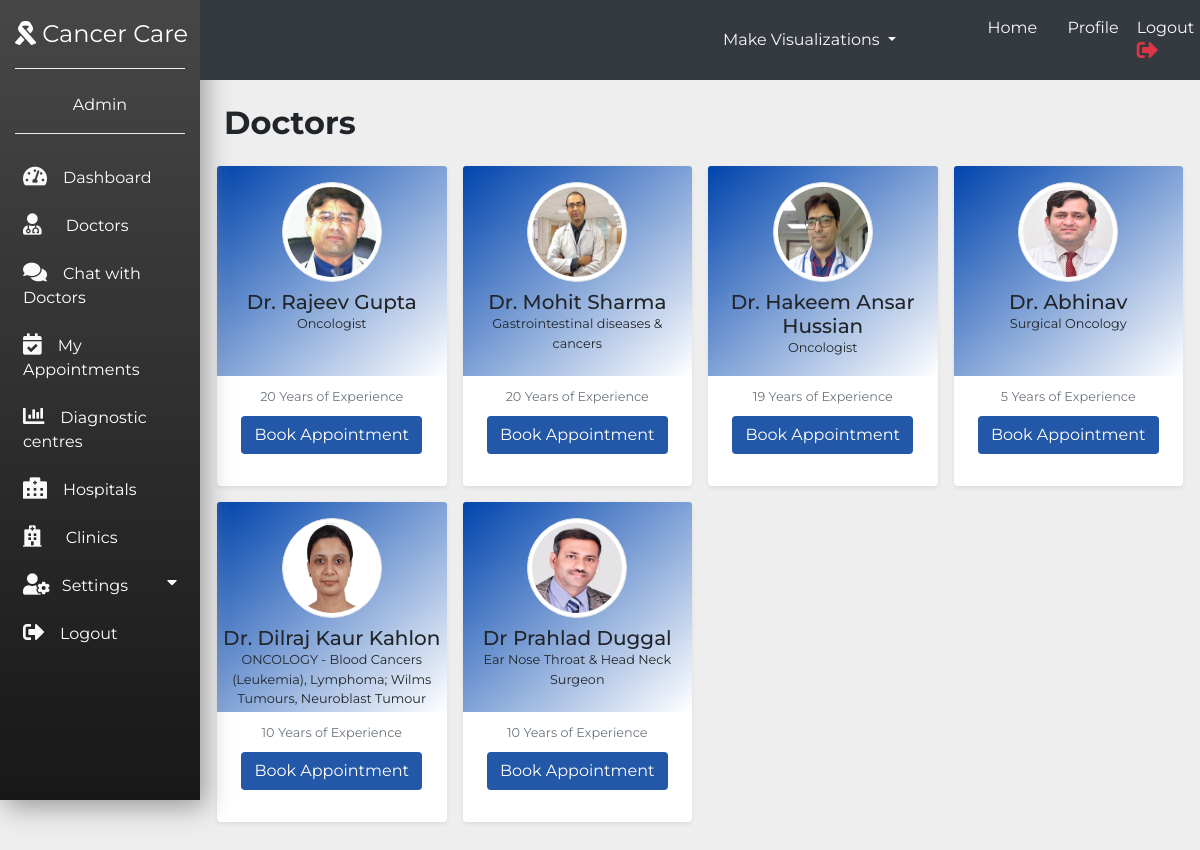
/doctorspage/ (signed in), run on the app's committed database.
### myapp/models.py (models this page shows, shortened)
class mydoctor(models.Model):
    doc_name = models.CharField(max_length = 30)
    doc_email = models.EmailField(null=True , blank=True)
    doc_contact = models.CharField(max_length = 12, null= True)
    doc_img = models.ImageField(null=True,blank=True)
    doc_experience = models.IntegerField()
    doc_pincode = models.IntegerField()
    doc_city = models.CharField(max_length = 20)
    doc_state = models.CharField(max_length = 20)
    qualification = models.TextField(null=True , blank=True)
    specialization = models.CharField(max_length = 80)
    doc_pass = models.CharField(max_length = 50)
    doc_img = models.ImageField(null=True,blank=True)
    clinic_id = models.ForeignKey(myclinic, on_delete = models.CASCADE,null=True,blank=True)
    hospital_id = models.ForeignKey(myhospital, on_delete = models.CASCADE,null=True,blank=True)
    GENDER_CHOICES = (
        ('M', 'Male'),
        ('F', 'Female'),
    )
    doc_gender = models.CharField(max_length=1, choices=GENDER_CHOICES)

### myapp/views.py (the view)
# urls.py: path('doctorspage/',views.doctorspage,name="doctorspage"),
def doctorspage(request):
    if not request.session.has_key('em'):
        return redirect('/login')
    docdata = mydoctor.objects.all()
    return render(request,'doctorspage.html',{'doctors':docdata})

### Template/doctorspage.html (shortened to what this page needs)
{% extends 'sidebar.html' %}{% load static %}  {% block content %}
<div class="container py-5 col p-4">
    <h2 class="font-weight-bold mb-3">Doctors</h2>
    <div class="row pb-3 mb-1">
        {% for temp in doctors %}
        <div class="col-lg-3 col-md-6 mb-4 mb-lg-0 p-2">
            <div class="card rounded shadow-sm border-0" style="min-height: 320px;max-height: 320px;">
                <div class="card-body p-0">
                    <div class="px-1 py-3 text-center card-img-top" style="background:linear-gradient(to top left, #fff, #0044ad); max-height: 210px; min-height: 210px;">
                        {% if temp.doc_img %}
                        <img src="{{ temp.doc_img.url}}" alt="Doctor image" style="width:100px;  max-height:100px; min-height: 100px;" class="rounded-circle mb-2 img-thumbnail d-block mx-auto "> {% else %}
                        <img src="{%static 'Images/doc14.jpeg' %}" alt="Doctor image" style="width:100px;  max-height:100px; min-height: 100px;" class="rounded-circle mb-2 img-thumbnail d-block mx-auto "> {% endif %}
                        <h5 class=" mb-0 ">{{temp.doc_name}}</h5>
                        <p class="small mb-0 ">{{temp.specialization}}</p>
                    </div>
                    <div class="p-2 d-flex justify-content-center ">
                        <ul class="list-inline mb-0 ">
                            <li class="list-inline-item ">
                                <small class="text-muted ">{{temp.doc_experience}} Years of Experience</small>
                            </li>
                        </ul>
                    </div>
                    <div class="mb-1 apointment">
                        <center><a href="{% url 'userappointment' temp.id %}" target='_blank' class="btn" role="button" style="background-color: #2357a7; color: white;"> Book Appointment</a>
                        </center>
                    </div>
                </div>
            </div>
        </div>
        {% endfor %}
    </div>
</div>
{% endblock %}

### Template/sidebar.html (style rules this page uses)
body { font-family: 'Montserrat', sans-serif; background-color: #eee; }

### data on the page
mydoctor: doc_img (picture), doc_name "Dr. Rajeev Gupta", specialization "Oncologist", doc_experience "20"
mydoctor: doc_img (picture), doc_name "Dr. Mohit Sharma", specialization "Gastrointestinal diseases & cancers", doc_experience "20"
mydoctor: doc_img (picture), doc_name "Dr. Hakeem Ansar Hussian", specialization "Oncologist", doc_experience "19"
mydoctor: doc_img (picture), doc_name "Dr. Abhinav", specialization "Surgical Oncology", doc_experience "5"
mydoctor: doc_img (picture), doc_name "Dr. Dilraj Kaur Kahlon", specialization "ONCOLOGY - Blood Cancers (Leukemia), Lymphoma; Wilms Tumours, Neuroblast Tumour", doc_experience "10"
mydoctor: doc_img (picture), doc_name "Dr Prahlad Duggal", specialization "Ear Nose Throat & Head Neck Surgeon", doc_experience "10"

### other printed values
{{ request.session.pat_name }} "Admin"
